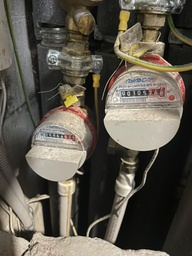
#> input picture Input_data/Rumyantsevo/kitchen.jpeg, 192 x 256 px, shrunk from 960 x 1280 before the run, found by its file name
$ python debug_ocr.py
#> lines starting #> are read from the running program, lines starting #| are printed output that depends on the picture; after the words box and inside, x2 and y2 are one past the last pixel; in counts of white or black regions, pixels touching at a corner belong together
import cv2
import pytesseract
import os
import numpy as np

pytesseract.pytesseract.tesseract_cmd = r'C:\Program Files\Tesseract-OCR\tesseract.exe'

def extract_meter_values(image_path, prefix):
    """Detects circles, saves debug images, and extracts digits."""
#> called with image_path = 'Input_data\\Rumyantsevo\\kitchen.jpeg', prefix = 'kitchen'
    if not os.path.exists(image_path):
        return "N/A", "N/A"

    img = cv2.imread(image_path)
#> img is the input picture: shape (256, 192, 3); mean B, G, R 77.4, 88, 93.4
    if img is None: return "ERROR", "ERROR"

    gray = cv2.cvtColor(img, cv2.COLOR_BGR2GRAY)
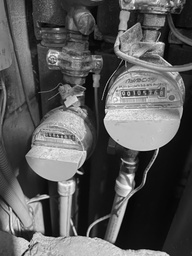
#> gray: shape (256, 192); min 0, max 254, mean 88.5
    blurred = cv2.medianBlur(gray, 5)
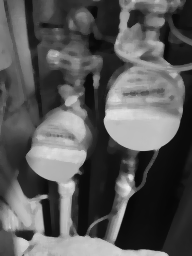
#> blurred: shape (256, 192); min 7, max 238, mean 88

    # Debug: Save blurred grayscale
    cv2.imwrite(f"debug_{prefix}_1_gray.jpg", blurred)

    circles = cv2.HoughCircles(
        blurred,
        cv2.HOUGH_GRADIENT, 1, minDist=img.shape[1]//4,
        param1=50, param2=35, # Increased param2 slightly for less noise
        minRadius=img.shape[1]//10, maxRadius=img.shape[1]//3
    )
#> circles = [[143.5, 111.5, 39.1], [44.5, 81.5, 53.5], [56.5, 149.5, 31.4], [144.5, 54.5, 31.5], [33.5, 200.5, 26.7]]

    detected_values = []

    if circles is not None:
        circles = np.uint16(np.around(circles))
#> circles = [[144, 112, 39], [44, 82, 54], [56, 150, 31], [144, 54, 32], [34, 200, 27]]
        sorted_circles = sorted(circles[0, :], key=lambda x: x[0])
#> sorted_circles = [[34, 200, 27], [44, 82, 54], [56, 150, 31], [144, 112, 39], [144, 54, 32]]

        for i, circle in enumerate(sorted_circles[:2]):
            x, y, r = map(int, circle)

            # Draw circle on a copy for debug
            debug_img = img.copy()
            cv2.circle(debug_img, (x, y), r, (0, 255, 0), 2)
            cv2.imwrite(f"debug_{prefix}_{i}_circle.jpg", debug_img)

            # Crop ROI (slightly adjusted for digit placement)
            roi_h = int(r * 0.4)
            roi_w = int(r * 1.2)
            y_start, y_end = max(0, y - roi_h), min(img.shape[0], y + roi_h)
            x_start, x_end = max(0, x - roi_w//2), min(img.shape[1], x + roi_w//2)

            roi = gray[y_start:y_end, x_start:x_end]
            if roi.size == 0: continue

            # Preprocessing for OCR
            thresh = cv2.adaptiveThreshold(roi, 255, cv2.ADAPTIVE_THRESH_GAUSSIAN_C,
                                          cv2.THRESH_BINARY, 11, 2)
            cv2.imwrite(f"debug_{prefix}_{i}_roi.jpg", thresh)

            custom_config = r'--oem 3 --psm 7 -c tessedit_char_whitelist=0123456789'
            text = pytesseract.image_to_string(thresh, config=custom_config)
            clean_val = "".join(filter(str.isdigit, text))
            detected_values.append(clean_val if clean_val else "0")
#> this loop made 1 pass
#> (x, y, r, roi_h, roi_w, y_start, y_end, x_start) on pass 1: (34, 200, 27, 10, 32, 190, 210, 18)
#> pass 1, in extract_meter_values, `cv2.imwrite(f"debug_{prefix}_{i}_circle.jpg", debug_img)`:
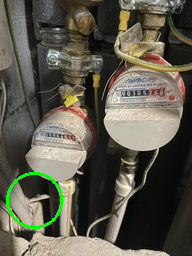
#> saved as debug_kitchen_0_circle.jpg: shape (256, 192, 3); mean B, G, R 76.3, 89.6, 92.2
#> pass 1, in extract_meter_values, `roi = gray[y_start:y_end, x_start:x_end]`:
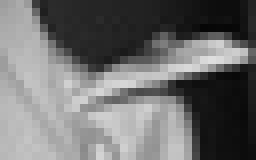
#> roi: shape (20, 32) (shown 8 times larger); min 6, max 222, mean 111
#> pass 1, in extract_meter_values, `thresh = cv2.adaptiveThreshold(roi, 255, cv2.ADAPTIVE_THRESH_GAUSSIAN_..`:
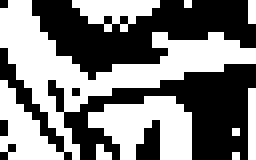
#> thresh: shape (20, 32) (shown 8 times larger); 49.7% white; 9 white regions (6 under 20 px), largest, box (x1, y1, x2, y2) and area: (0, 0, 32, 20) 206, (11, 12, 24, 20) 68, (9, 0, 20, 4) 26
#> after the loop, detected_values = []

    while len(detected_values) < 2:
        detected_values.append("0")

    return detected_values[0], detected_values[1]

def main():
    print("--- Debugging OCR Extraction ---")
    paths = [("kitchen", r'Input_data\Rumyantsevo\kitchen.jpeg'),
             ("bathroom", r'Input_data\Rumyantsevo\bacthroom.jpeg')]

    for prefix, path in paths:
        print(f"\nProcessing {prefix}...")
        l, r = extract_meter_values(path, prefix)
        print(f"  Results -> Left: {l}, Right: {r}")
    print("\nDebug images saved to current directory.")

if __name__ == "__main__":
    main()
#> (the call stopped at in extract_meter_values, `text = pytesseract.image_to_string(thresh, config=custom_config)`: pytesseract is not available in this run)

$ run again, with Input_data/Rumyantsevo/bathroom.jpeg copied over Input_data/Rumyantsevo/kitchen.jpeg
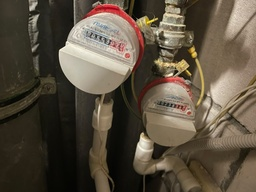
#> input picture Input_data/Rumyantsevo/bathroom.jpeg, 256 x 192 px, shrunk from 1280 x 960 before the run, found by its file name
#> in extract_meter_values, img is the input picture: shape (192, 256, 3); mean B, G, R 64.4, 79.9, 90.6
#> in extract_meter_values, `blurred = cv2.medianBlur(gray, 5)`:
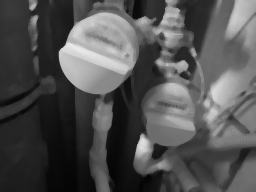
#> blurred: shape (192, 256); min 5, max 234, mean 80.9
#> in extract_meter_values, `circles = cv2.HoughCircles( blurred, cv2.HOUGH_GRADIENT, 1, minDist=im..`: circles = [[192.5, 75.5, 62.4], [97.5, 54.5, 39.1], [170.5, 150.5, 33.7]]
#> in extract_meter_values, `circles = np.uint16(np.around(circles))`: circles = [[192, 76, 62], [98, 54, 39], [170, 150, 34]]
#> sorted_circles = [[98, 54, 39], [170, 150, 34], [192, 76, 62]]
#> the loop in extract_meter_values, `for i, circle in enumerate(sorted_circles[:2]):` made 1 pass
#> (x, y, r, roi_h, roi_w, y_start, y_end, x_start) on pass 1: (98, 54, 39, 15, 46, 39, 69, 75)
#> pass 1, in extract_meter_values, `thresh = cv2.adaptiveThreshold(roi, 255, cv2.ADAPTIVE_THRESH_GAUSSIAN_..`:
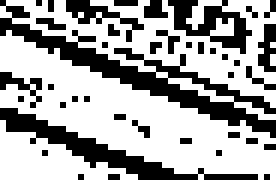
#> thresh: shape (30, 46) (shown 6 times larger); 65% white; black in thin lines or dots
#> after the loop in extract_meter_values, `for i, circle in enumerate(sorted_circles[:2]):`: detected_values = []
